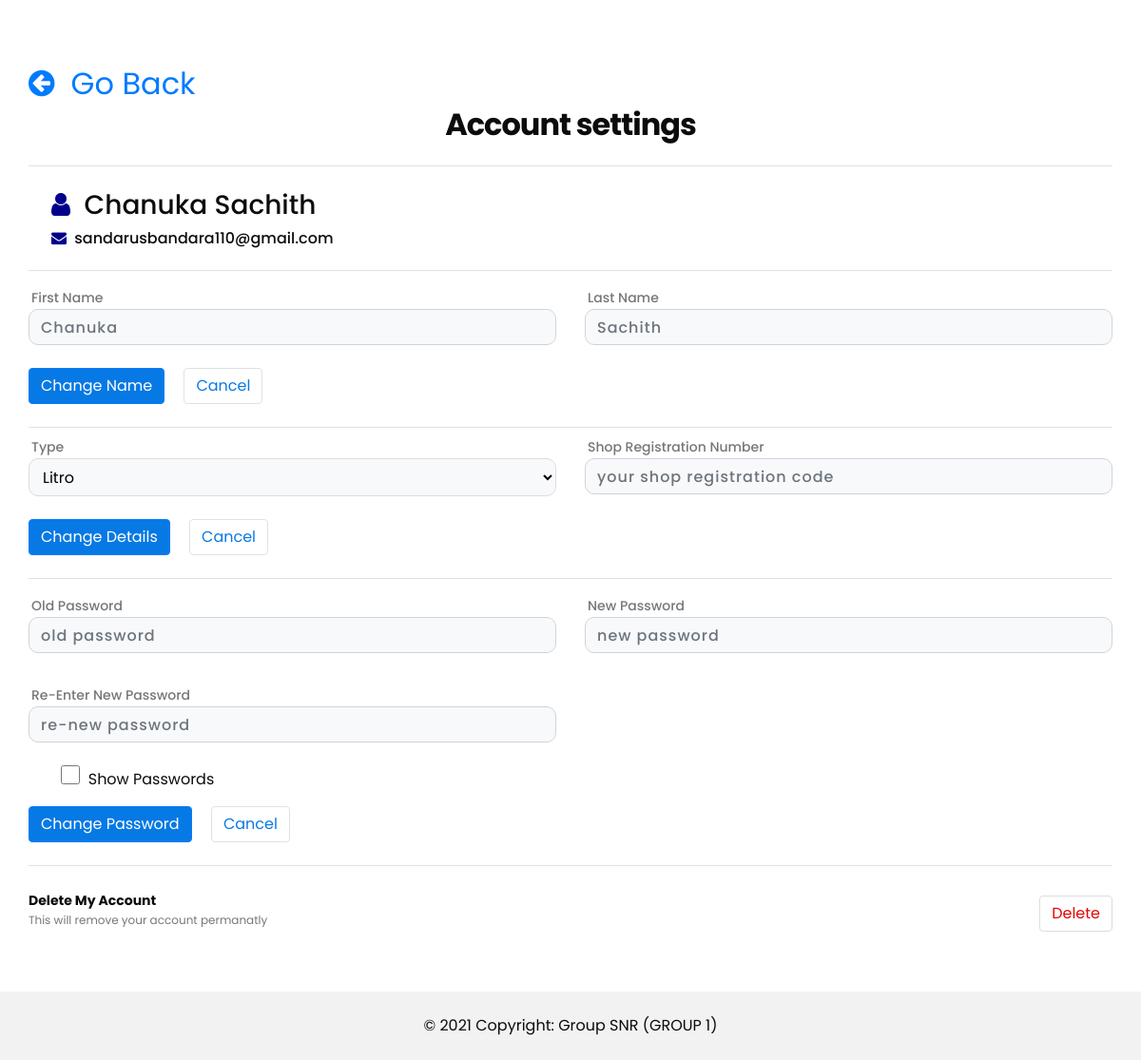
Screenshot of /pannels/dealer/settings.php (signed in) with the database file from the repository.
### tables this page shows
CREATE TABLE `dealer_gas_details` (
  `dealerNic` varchar(12) NOT NULL,
  `code` varchar(100) NOT NULL,
  `brand` varchar(50) NOT NULL
);

CREATE TABLE `user_details` (
  `nic` varchar(12) NOT NULL,
  `firstName` varchar(50) NOT NULL,
  `lastName` varchar(50) NOT NULL,
  `gmail` varchar(100) NOT NULL,
  `address` varchar(100) NOT NULL,
  `password` varchar(100) NOT NULL,
  `status` int NOT NULL DEFAULT '0',
  `registerd` timestamp NOT NULL DEFAULT CURRENT_TIMESTAMP,
  `roleId` int NOT NULL
);

### pannels/dealer/settings.php (the view, shortened to what this page needs)
<?php
    include_once "dbworks/connection.php";
    $nic = $_SESSION['user_id'];
    if($nic == ""){
        header("location: /login.php");
    }
    else{
        $query = mysqli_query($con,"SELECT * FROM user_details,dealer_gas_details WHERE dealer_gas_details.dealerNic = user_details.nic AND nic = '$nic'");
        $row = mysqli_fetch_assoc($query);
        $user = $row['firstName'] . " " . $row['lastName'];
        $fname = $row['firstName'];
        $lname = $row['lastName'];
        $mail = $row['gmail'];
        $gasType = $row['brand'];
    }
?>
<!DOCTYPE html>
<html>
<head>
    <link rel="stylesheet" type="text/css" href="/styles/css/bootstrap.css" />
    <link rel="stylesheet" type="text/css" href="https://cdnjs.cloudflare.com/ajax/libs/OwlCarousel2/2.3.4/assets/owl.carousel.min.css" />
    <link rel="stylesheet" href="https://cdnjs.cloudflare.com/ajax/libs/jquery-nice-select/1.1.0/css/nice-select.min.css" />
    <link href="/styles/css/font-awesome.min.css" rel="stylesheet"/>
    <link href="styles/styles.css" rel="stylesheet" />
    <link href="/styles/css/responsive.css" rel="stylesheet" />
</head>
<body>
<div class="container" style="margin-top: 8vh;">
        <div class="wrapper bg-white mt-sm-5">
            <a href="#" onclick="javascript:window.history.back(-1);return false;" style="font-size: 2rem; margin-top: 50%;" style="margin-left: 2%;"><i class="fa fa-arrow-circle-left"></i>&nbsp;&nbsp;Go Back</a><h4 class="pb-4 border-bottom text-center" style="font-weight: bold; font-size: 2rem;">Account settings</h4>
            <div class="d-flex align-items-start py-3 border-bottom">
                <div class="pl-sm-4 pl-2" id="img-section" style="position: relative;">
                    <h3><i class="fa fa-user" aria-hidden="true" style="color: darkblue;"></i>&nbsp;&nbsp;<?php echo $user; ?></h3>
                    <h6><i class="fa fa-envelope" aria-hidden="true" style="color: darkblue;"></i>&nbsp;&nbsp;<?php echo $mail; ?></h6>
                </div>
            </div>
            <div class="py-2">
                <div class="row py-2">
                    <div class="col-md-6">
                        <label for="firstname">First Name</label>
                        <input type="text" class="bg-light form-control" placeholder="<?php echo $fname; ?>" id="fname">
                    </div>
                    <div class="col-md-6 pt-md-0 pt-3">
                        <label for="lastname">Last Name</label>
                        <input type="text" class="bg-light form-control" placeholder="<?php echo $lname; ?>" id="lname">
                    </div>
                </div>
                <div class="py-3 pb-4 border-bottom">
                    <button class="btn btn-primary mr-3" id="changeName">Change Name</button>
                    <button class="btn border button" id="cleanName">Cancel</button>
                </div>
                <div class="row py-2">
                    <div class="col-md-6 pt-md-0" id="lang">
                        <label for="language">Type</label>
                        <div class="arrow">
                            <select name="language" id="type" class="bg-light" onchange="typeChanged(this.value)">
                                <?php
                                    if($gasType == "litro"){
                                        echo '<option value="litro" selected>Litro</option>
                                        <option value="laughfs">Laughfs</option>
                                        <option value="all">All</option>';
                                    }
                                ?>
                            </select>
                        </div>
                    </div>
                    <div class="col-md-6 pt-md-0 pt-3">
                        <label for="lastname">Shop Registration Number</label>
                        <input type="text" class="bg-light form-control" placeholder="your shop registration code" id="shopNo">
                    </div>
                </div>
                <div class="py-3 pb-4 border-bottom">
                    <button class="btn btn-primary mr-3" id="txtSave" onclick="testFunc()">Change Details</button>
                    <button class="btn border button" id="cancelUN">Cancel</button>
                </div>
                <div class="py-2">
                    <div class="row py-2">
                        <div class="col-md-6">
                            <label for="firstname">Old Password</label>
                            <input type="password" class="bg-light form-control" placeholder="old password" id="oldPw">
                        </div>
                        <div class="col-md-6 pt-md-0 pt-3">
                            <label for="lastname">New Password</label>
                            <input type="password" class="bg-light form-control" placeholder="new password" id="newPw">
                        </div>
                    </div>
                    <div class="row py-2">
                        <div class="col-md-6">
                            <label for="firstname">Re-Enter New Password</label>
                            <input type="password" class="bg-light form-control" placeholder="re-new password" id="rnewPw">
                        </div>
                    </div>
                    <input type="checkbox" style="margin-left: 3%; height: 20px; width: 20px;" id="showpw" onclick="showPW()">&nbsp;&nbsp;<span>Show Passwords</span>
                    <div class="py-3 pb-4 border-bottom">
                        <button class="btn btn-primary mr-3" id="changePw">Change Password</button>
                        <button class="btn border button" id="clearPW">Cancel</button>
                    </div>
                </div>
                <div class="d-sm-flex align-items-center pt-3" id="deactivate">
                    <div>
                        <b>Delete My Account</b>
                        <p>This will remove your account permanatly</p>
                    </div>
                    <div class="ml-auto">
                        <button class="btn danger" id="delAcc">Delete</button>
                    </div>
                </div>
            </div>
        </div>
    </div>
    <div class="text-center p-4 mt-5" style="background-color: rgba(0, 0, 0, 0.05);">
        © 2021 Copyright:
        <a class="text-reset fw-bold" href="#">Group SNR (GROUP 1)</a>
    </div>
</body>
</html>

### pannels/dealer/styles/styles.css (style rules this page uses)
body { font-family: 'Poppins', sans-serif; color: #0c0c0c; background-color: #ffffff; overflow-x: hidden; }
input { letter-spacing: 1px; }
a, a:hover, a:focus { text-decoration: none; }
.btn, .btn:focus { outline: none !important; -webkit-box-shadow: none; box-shadow: none; }
* { margin: 0; padding: 0; box-sizing: border-box; }
h4 { letter-spacing: -1px; font-weight: 400; }
#img-section p, #deactivate p { font-size: 12px; color: #777; margin-bottom: 10px; text-align: justify; }
#img-section b, #img-section button, #deactivate b { font-size: 14px; }
label { margin-bottom: 0; font-size: 14px; font-weight: 500; color: #777; padding-left: 3px; }
.form-control { border-radius: 10px; }
input[placeholder] { font-weight: 500; }
select { display: block; width: 100%; border: 1px solid #ddd; border-radius: 10px; height: 40px; padding: 5px 10px; }
.button { background-color: #fff; color: #0779e4; }
.btn-primary { background-color: #0779e4; }
.danger { background-color: #fff; color: #e20404; border: 1px solid #ddd; }

### styles/css/responsive.css (style rules this page uses)
@media (min-width: 1200px) { .container { max-width: 1170px; } }

### rows the page displays
dealer_gas_details: dealerNic.lastName "Chanuka Sachith", dealerNic.gmail "sandarusbandara110@gmail.com", dealerNic.firstName "Chanuka", dealerNic.lastName "Sachith", language "Litro"
